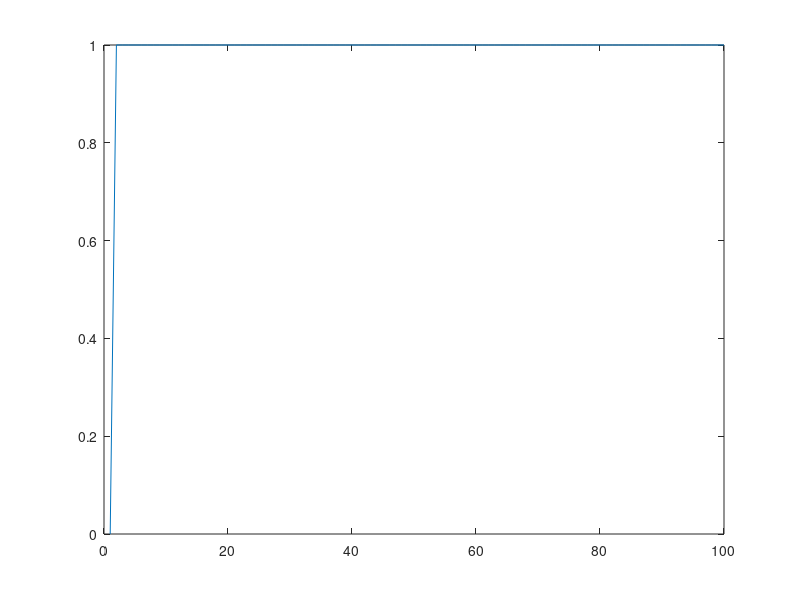
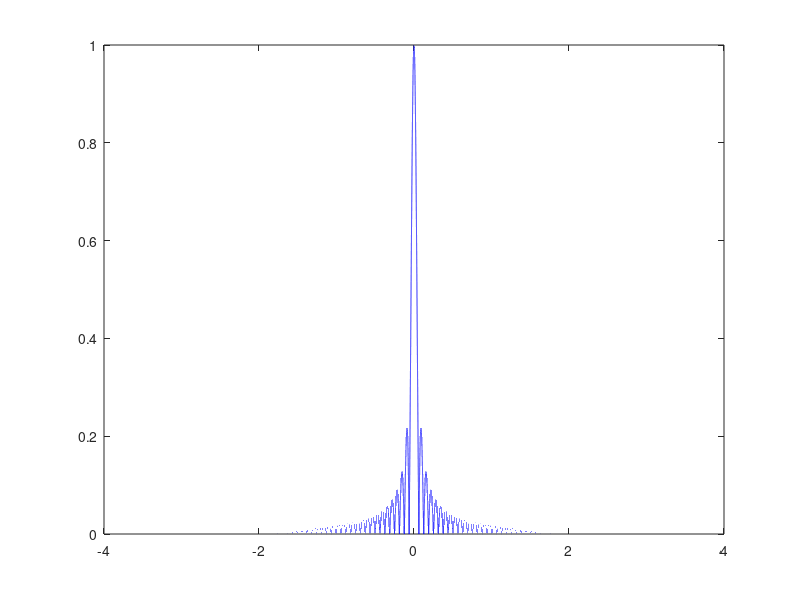

Write the MATLAB code that produced these figures, in order.
clear all,clc;
%%
fs=1000000;%1M/Sample al?ns?n
n=fs;
A=1;L=n/10000; %Sample olsun, geni?letilebilir gibi...
freq =linspace(-pi,pi,n);
%
WinFunc=[zeros(1,1) A.*ones(1,L) zeros(1,n-L-1)];%Bu L deg?s?rken(gni?le,, daral) daha sonra
plot(WinFunc(1:100));figure;
%% FFT
WF =fft(WinFunc);WF= fftshift(WF);WF_M=abs(WF);WF_M=WF_M/max(WF_M);plot(freq,WF_M,'b');
hold on;
L=2;
WinFunc=[zeros(1,1) A.*ones(1,L) zeros(1,n-L-1)];%Bu L deg?s?rken(gni?le,, daral) daha sonra
WF =fft(WinFunc);WF= fftshift(WF);WF_M=abs(WF);WF_M=WF_M/max(WF_M);plot(freq,WF_M,'r');

